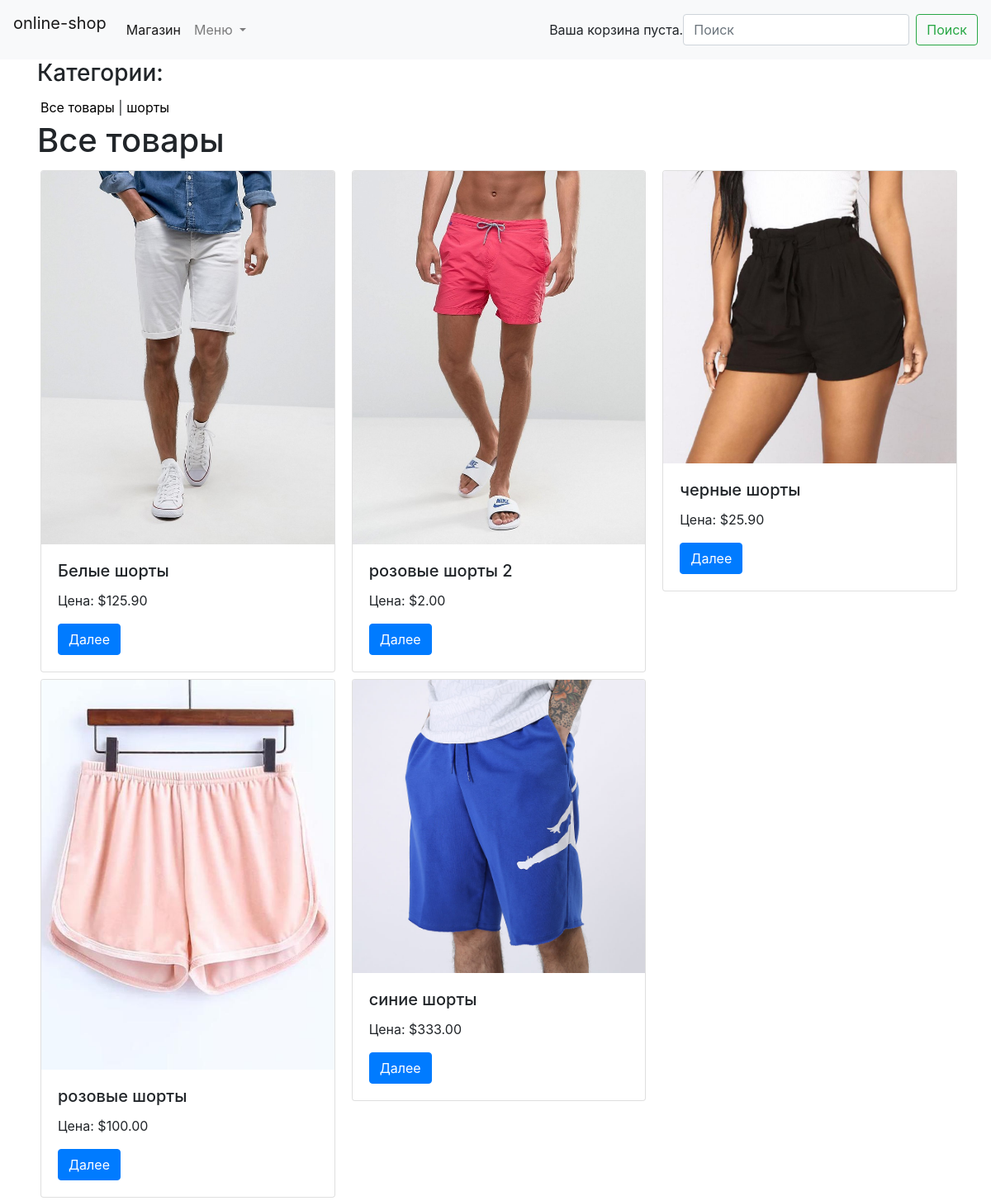
Before: / with the older database file.
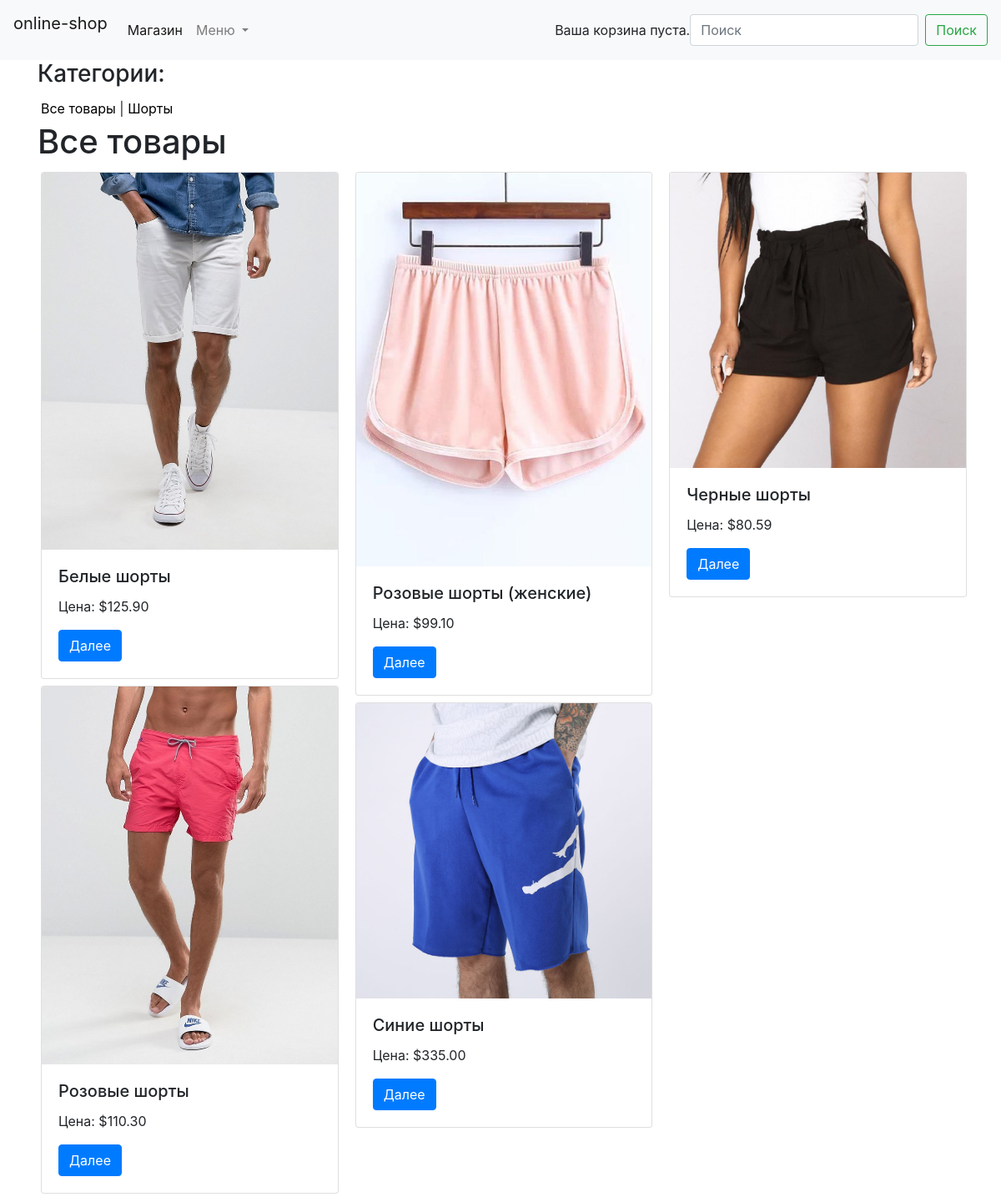
After: the same page with the newer database file.
### shop/models.py (models this page shows, shortened)
class Category(models.Model):
    name = models.CharField(max_length=200, db_index=True)
    slug = models.SlugField(max_length=200, unique=True)
    class Meta:
        ordering = ('name', )
        verbose_name = 'category'
        verbose_name_plural = 'categories'
    def get_absolute_url(self):
        return reverse('shop:product_list_by_category', args=[self.slug])

class Product(models.Model):
    category = models.ForeignKey(
        Category,
        related_name='products',
        on_delete=models.CASCADE
    )
    name = models.CharField(max_length=200, db_index=True)
    slug = models.SlugField(max_length=200, db_index=True)
    image = models.ImageField(upload_to='produts/%Y/%m/%d', blank=True)
    description = models.TextField(blank=True)
    price = models.DecimalField(max_digits=10, decimal_places=2)
    available = models.BooleanField(default=True)
    created = models.DateTimeField(auto_now_add=True)
    updated = models.DateTimeField(auto_now=True)
    class Meta:
        ordering = ('name', )
        index_together = (('id', 'slug'), )
    def get_absolute_url(self):
        return reverse('shop:product_detail', args=[self.id, self.slug])

### shop/views.py (the view)
# urls.py: path('', views.product_list, name='product_list'),
def product_list(request, category_slug=None):
    category = None
    categories = Category.objects.all()
    products = Product.objects.filter(available=True)
    if category_slug:
        category = get_object_or_404(Category, slug=category_slug)
        products = products.filter(category=category)
    return render(request, 'shop/product/list.html',
                  {'category': category,
                   'categories': categories,
                   'products': products})

### cart/cart.py (called while the page is built)
    def __len__(self):
        return sum(item['quantity'] for item in self.cart.values())

### cart/context_processors.py (called while the page is built)
def cart(request):
    return {'cart': Cart(request)}

### shop/templates/shop/product/list.html (shortened to what this page needs)
{% extends 'shop/base.html' %}
{% load static %}
{% block content %}
<div id="categories">
    <h3>Категории:</h3>
    <ul class="hr">
        <li {% if not category %}class="selected"{% endif %}>
            <a href="{% url 'shop:product_list' %}">Все товары</a>
        </li>
        {% for c in categories %}
        <li {% if category.slug == c.slug %}class="selected" {% endif %}>
            | <a href="{{ c.get_absolute_url }}">{{ c.name }}</a>
        </li>
        {% endfor %}
    </ul>
</div>
<div id="main" class="product-list">
    <h1>{% if category %}{{ category.name }}{% else %}Все товары{% endif %}</h1>
    <div class="card-columns">
        {% for product in products %}
        <div class="card m-1">
            <a href="{{ product.get_absolute_url }}">
                <img class="card-img-top" src="{% if product.image %}{{ product.image.url }}{%else %}{% static 'img/no_image.png' %}{% endif %}" alt="no image available">
            </a>
            <div class="card-body">
                <h5 class="card-title">{{ product.name }}</h5>
                <p class="card-text">Цена: ${{ product.price }}</p>
                <a href="{{ product.get_absolute_url }}" class="btn btn-primary">Далее</a>
            </div>
        </div>
        {% endfor %}
    </div>
</div>
{% endblock %}

### shop/templates/shop/base.html (shortened to what this page needs)
{% load static %}
<!DOCTYPE html>
<html>
<head>
    <link rel="stylesheet" href="https://stackpath.bootstrapcdn.com/bootstrap/4.5.0/css/bootstrap.min.css">
    <link href="{% static 'shop/style.css' %}" rel="stylesheet">
</head>
<body>
<nav class="navbar navbar-expand-lg navbar-light bg-light">
    <p class="navbar-brand">online-shop</p>
    <div class="collapse navbar-collapse" id="navbarSupportedContent">
        <ul class="navbar-nav mr-auto">
            <li class="nav-item active">
                <a class="nav-link" href="{% url 'shop:product_list' %}">Магазин<span class="sr-only">(current)</span></a>
            </li>
            <li class="nav-item dropdown">
                <a class="nav-link dropdown-toggle" href="#" id="navbarDropdown" role="button" data-toggle="dropdown" aria-haspopup="true" aria-expanded="false">
                    Меню
                </a>
            </li>
        </ul>
        <p class="my-2 my-lg-0">
        {% with total_items=cart|length %}
            {% if cart|length > 0 %}
                Ваша корзина:
                <a class="btn btn-primary" href="{% url 'cart:cart_detail' %}">
                    ${{ cart.get_total_price }}
                </a>
            {% else %}
                Ваша корзина пуста.
            {% endif %}
        {% endwith %}
        </p>
        <form class="form-inline my-2 my-lg-0">
            <input class="form-control mr-sm-2" type="search" placeholder="Поиск" aria-label="Search">
            <button class="btn btn-outline-success my-2 my-sm-0" type="submit">Поиск</button>
        </form>
    </div>
</nav>
<div class="container-fluid">
    <div class="container">
        {% block content %}
        {% endblock %}
    </div>
</div>
</body>
</html>

### shop/static/shop/style.css (style rules this page uses)
ul.hr { margin: 0; padding: 4px; }
ul.hr li { display: inline; }
ul.hr li a { color: black; }
img { width: 200px; }

Changed rows visible on the page:
changed Category: name "шорты" → "Шорты"
changed Product: image: a different picture; name "черные шорты" → "Розовые шорты"; price "25.90" → "110.30"; moves up the list
changed Product: image: a different picture; name "розовые шорты 2" → "Розовые шорты (женские)"; price "2.00" → "99.10"
changed Product: name "синие шорты" → "Синие шорты"; price "333.00" → "335.00"
changed Product: image: a different picture; name "розовые шорты" → "Черные шорты"; price "100.00" → "80.59"; moves down the list
